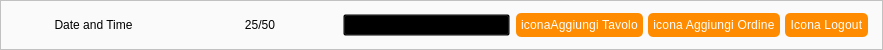
           <widget class="QFrame" name="top_bar">
            <property name="maximumSize">
             <size>
              <width>16777215</width>
              <height>50</height>
             </size>
            </property>
            <property name="styleSheet">
             <string notr="true">/*background-color: rgb(35, 35, 35);*/
background-color: rgb(250, 250, 250);
font: 10pt &quot;Poppins&quot; black;</string>
            </property>
            <property name="frameShape">
             <enum>QFrame::NoFrame</enum>
            </property>
            <property name="frameShadow">
             <enum>QFrame::Raised</enum>
            </property>
            <layout class="QHBoxLayout" name="horizontalLayout">
             <property name="spacing">
              <number>0</number>
             </property>
             <property name="leftMargin">
              <number>0</number>
             </property>
             <property name="topMargin">
              <number>0</number>
             </property>
             <property name="rightMargin">
              <number>0</number>
             </property>
             <property name="bottomMargin">
              <number>0</number>
             </property>
             <item>
              <widget class="QFrame" name="top">
               <property name="styleSheet">
                <string notr="true"/>
               </property>
               <property name="frameShape">
                <enum>QFrame::StyledPanel</enum>
               </property>
               <property name="frameShadow">
                <enum>QFrame::Raised</enum>
               </property>
               <layout class="QHBoxLayout" name="horizontalLayout_3">
                <item>
                 <widget class="QFrame" name="blank_top">
                  <property name="minimumSize">
                   <size>
                    <width>500</width>
                    <height>0</height>
                   </size>
                  </property>
                  <property name="frameShape">
                   <enum>QFrame::NoFrame</enum>
                  </property>
                  <property name="frameShadow">
                   <enum>QFrame::Raised</enum>
                  </property>
                  <layout class="QHBoxLayout" name="horizontalLayout_16">
                   <property name="spacing">
                    <number>0</number>
                   </property>
                   <property name="leftMargin">
                    <number>0</number>
                   </property>
                   <property name="topMargin">
                    <number>0</number>
                   </property>
                   <property name="rightMargin">
                    <number>0</number>
                   </property>
                   <property name="bottomMargin">
                    <number>0</number>
                   </property>
                   <item>
                    <widget class="QLabel" name="label_date_time">
                     <property name="text">
                      <string>Date and Time</string>
                     </property>
                     <property name="alignment">
                      <set>Qt::AlignCenter</set>
                     </property>
                    </widget>
                   </item>
                   <item>
                    <widget class="QLabel" name="label_posti">
                     <property name="text">
                      <string>25/50</string>
                     </property>
                     <property name="alignment">
                      <set>Qt::AlignCenter</set>
                     </property>
                    </widget>
                   </item>
                   <item>
                    <widget class="QPushButton" name="btn_home_top">
                     <property name="cursor">
                      <cursorShape>PointingHandCursor</cursorShape>
                     </property>
                     <property name="styleSheet">
                      <string notr="true">QPushButton {font: 700 16pt &quot;Poppins&quot;;
background-color: transparent;
}
QPushButton:hover {
	color: #ff8c00;
}
</string>
                     </property>
                     <property name="text">
                      <string>Home</string>
                     </property>
                    </widget>
                   </item>
                  </layout>
                 </widget>
                </item>
                <item>
                 <widget class="QFrame" name="top_menu">
                  <property name="frameShape">
                   <enum>QFrame::NoFrame</enum>
                  </property>
                  <property name="frameShadow">
                   <enum>QFrame::Raised</enum>
                  </property>
                  <layout class="QHBoxLayout" name="horizontalLayout_4">
                   <property name="spacing">
                    <number>0</number>
                   </property>
                   <property name="leftMargin">
                    <number>0</number>
                   </property>
                   <property name="topMargin">
                    <number>0</number>
                   </property>
                   <property name="rightMargin">
                    <number>0</number>
                   </property>
                   <property name="bottomMargin">
                    <number>0</number>
                   </property>
                   <item>
                    <widget class="QPushButton" name="btn_add_tavolo">
                     <property name="styleSheet">
                      <string notr="true">QPushButton{ border: none;
background-color: #ff8c00;
font: 500 9pt &quot;Poppins&quot;;
color: white;
padding: 5px;
letter-spacing:0.2px ;
/*border: 2px solid rgb(255, 170, 0);*/
border-radius: 5px;
margin-right: 5px;}</string>
                     </property>
                     <property name="text">
                      <string>iconaAggiungi Tavolo</string>
                     </property>
                    </widget>
                   </item>
                   <item>
                    <widget class="QPushButton" name="btn_add_ordine">
                     <property name="styleSheet">
                      <string notr="true">QPushButton{ border: none;
background-color: #ff8c00;
font: 500 9pt &quot;Poppins&quot;;
color: white;
padding: 5px;
letter-spacing:0.2px ;
/*border: 2px solid rgb(255, 170, 0);*/
border-radius: 5px;
margin-right: 5px;}</string>
                     </property>
                     <property name="text">
                      <string>icona Aggiungi Ordine</string>
                     </property>
                    </widget>
                   </item>
                   <item>
                    <widget class="QPushButton" name="btn_logout">
                     <property name="styleSheet">
                      <string notr="true">QPushButton{ border: none;
background-color: #ff8c00;
font: 500 9pt &quot;Poppins&quot;;
color: white;
padding: 5px;
letter-spacing:0.2px ;
/*border: 2px solid rgb(255, 170, 0);*/
border-radius: 5px;
margin-right: 5px;}</string>
                     </property>
                     <property name="text">
                      <string>Icona Logout</string>
                     </property>
                    </widget>
                   </item>
                  </layout>
                 </widget>
                </item>
               </layout>
              </widget>
             </item>
            </layout>
           </widget>
